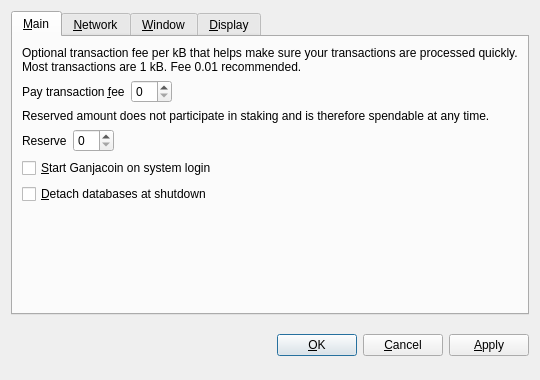
<?xml version="1.0" encoding="UTF-8"?>
<ui version="4.0">
 <class>OptionsDialog</class>
 <widget class="QDialog" name="OptionsDialog">
  <property name="geometry">
   <rect>
    <x>0</x>
    <y>0</y>
    <width>540</width>
    <height>380</height>
   </rect>
  </property>
  <property name="windowTitle">
   <string>Options</string>
  </property>
  <property name="modal">
   <bool>true</bool>
  </property>
  <layout class="QVBoxLayout" name="verticalLayout">
   <item>
    <widget class="QTabWidget" name="tabWidget">
     <property name="tabPosition">
      <enum>QTabWidget::North</enum>
     </property>
     <property name="currentIndex">
      <number>0</number>
     </property>
     <widget class="QWidget" name="tabMain">
      <attribute name="title">
       <string>&amp;Main</string>
      </attribute>
      <layout class="QVBoxLayout" name="verticalLayout_Main">
       <item>
        <widget class="QLabel" name="transactionFeeInfoLabel">
         <property name="text">
          <string>Optional transaction fee per kB that helps make sure your transactions are processed quickly. Most transactions are 1 kB. Fee 0.01 recommended.</string>
         </property>
         <property name="textFormat">
          <enum>Qt::PlainText</enum>
         </property>
         <property name="wordWrap">
          <bool>true</bool>
         </property>
        </widget>
       </item>
       <item>
        <layout class="QHBoxLayout" name="horizontalLayoutFee">
         <item>
          <widget class="QLabel" name="transactionFeeLabel">
           <property name="text">
            <string>Pay transaction &amp;fee</string>
           </property>
           <property name="textFormat">
            <enum>Qt::PlainText</enum>
           </property>
           <property name="buddy">
            <cstring>transactionFee</cstring>
           </property>
          </widget>
         </item>
         <item>
          <widget class="BitcoinAmountField" name="transactionFee"/>
         </item>
         <item>
          <spacer name="horizontalSpacerFee">
           <property name="orientation">
            <enum>Qt::Horizontal</enum>
           </property>
           <property name="sizeHint" stdset="0">
            <size>
             <width>40</width>
             <height>20</height>
            </size>
           </property>
          </spacer>
         </item>
        </layout>
       </item>
       <item>
        <widget class="QLabel" name="reserveBalanceInfoLabel">
         <property name="text">
          <string>Reserved amount does not participate in staking and is therefore spendable at any time.</string>
         </property>
         <property name="textFormat">
          <enum>Qt::PlainText</enum>
         </property>
         <property name="wordWrap">
          <bool>true</bool>
         </property>
        </widget>
       </item>
       <item>
        <layout class="QHBoxLayout" name="horizontalLayoutReserveBalance">
         <item>
          <widget class="QLabel" name="reserveBalanceLabel">
           <property name="text">
            <string>Reserve</string>
           </property>
           <property name="textFormat">
            <enum>Qt::PlainText</enum>
           </property>
           <property name="buddy">
            <cstring>reserveBalance</cstring>
           </property>
          </widget>
         </item>
         <item>
          <widget class="BitcoinAmountField" name="reserveBalance"/>
         </item>
         <item>
          <spacer name="horizontalSpacerReserveBalance">
           <property name="orientation">
            <enum>Qt::Horizontal</enum>
           </property>
           <property name="sizeHint" stdset="0">
            <size>
             <width>40</width>
             <height>20</height>
            </size>
           </property>
          </spacer>
         </item>
        </layout>
       </item>
       <item>
        <widget class="QCheckBox" name="bitcoinAtStartup">
         <property name="toolTip">
          <string>Automatically start Ganjacoin after logging in to the system.</string>
         </property>
         <property name="text">
          <string>&amp;Start Ganjacoin on system login</string>
         </property>
        </widget>
       </item>
       <item>
        <widget class="QCheckBox" name="detachDatabases">
         <property name="toolTip">
          <string>Detach block and address databases at shutdown. This means they can be moved to another data directory, but it slows down shutdown. The wallet is always detached.</string>
         </property>
         <property name="text">
          <string>&amp;Detach databases at shutdown</string>
         </property>
        </widget>
       </item>
       <item>
        <spacer name="verticalSpacer_Main">
         <property name="orientation">
          <enum>Qt::Vertical</enum>
         </property>
         <property name="sizeHint" stdset="0">
          <size>
           <width>20</width>
           <height>40</height>
          </size>
         </property>
        </spacer>
       </item>
      </layout>
     </widget>
     <widget class="QWidget" name="tabNetwork">
      <attribute name="title">
       <string>&amp;Network</string>
      </attribute>
      <layout class="QVBoxLayout" name="verticalLayout_Network">
       <item>
        <widget class="QCheckBox" name="mapPortUpnp">
         <property name="toolTip">
          <string>Automatically open the Ganjacoin client port on the router. This only works when your router supports UPnP and it is enabled.</string>
         </property>
         <property name="text">
          <string>Map port using &amp;UPnP</string>
         </property>
        </widget>
       </item>
       <item>
        <widget class="QCheckBox" name="connectSocks">
         <property name="toolTip">
          <string>Connect to the Ganjacoin network through a SOCKS proxy (e.g. when connecting through Tor).</string>
         </property>
         <property name="text">
          <string>&amp;Connect through SOCKS proxy:</string>
         </property>
        </widget>
       </item>
       <item>
        <layout class="QHBoxLayout" name="horizontalLayout_Network">
         <item>
          <widget class="QLabel" name="proxyIpLabel">
           <property name="text">
            <string>Proxy &amp;IP:</string>
           </property>
           <property name="textFormat">
            <enum>Qt::PlainText</enum>
           </property>
           <property name="buddy">
            <cstring>proxyIp</cstring>
           </property>
          </widget>
         </item>
         <item>
          <widget class="QValidatedLineEdit" name="proxyIp">
           <property name="maximumSize">
            <size>
             <width>140</width>
             <height>16777215</height>
            </size>
           </property>
           <property name="toolTip">
            <string>IP address of the proxy (e.g. 127.0.0.1)</string>
           </property>
          </widget>
         </item>
         <item>
          <widget class="QLabel" name="proxyPortLabel">
           <property name="text">
            <string>&amp;Port:</string>
           </property>
           <property name="textFormat">
            <enum>Qt::PlainText</enum>
           </property>
           <property name="buddy">
            <cstring>proxyPort</cstring>
           </property>
          </widget>
         </item>
         <item>
          <widget class="QLineEdit" name="proxyPort">
           <property name="maximumSize">
            <size>
             <width>55</width>
             <height>16777215</height>
            </size>
           </property>
           <property name="toolTip">
            <string>Port of the proxy (e.g. 9050)</string>
           </property>
          </widget>
         </item>
         <item>
          <widget class="QLabel" name="socksVersionLabel">
           <property name="text">
            <string>SOCKS &amp;Version:</string>
           </property>
           <property name="textFormat">
            <enum>Qt::PlainText</enum>
           </property>
           <property name="buddy">
            <cstring>socksVersion</cstring>
           </property>
          </widget>
         </item>
         <item>
          <widget class="QValueComboBox" name="socksVersion">
           <property name="toolTip">
            <string>SOCKS version of the proxy (e.g. 5)</string>
           </property>
          </widget>
         </item>
         <item>
          <spacer name="horizontalSpacer_Network">
           <property name="orientation">
            <enum>Qt::Horizontal</enum>
           </property>
           <property name="sizeHint" stdset="0">
            <size>
             <width>40</width>
             <height>20</height>
            </size>
           </property>
          </spacer>
         </item>
        </layout>
       </item>
       <item>
        <spacer name="verticalSpacer_Network">
         <property name="orientation">
          <enum>Qt::Vertical</enum>
         </property>
         <property name="sizeHint" stdset="0">
          <size>
           <width>20</width>
           <height>40</height>
          </size>
         </property>
        </spacer>
       </item>
      </layout>
     </widget>
     <widget class="QWidget" name="tabWindow">
      <attribute name="title">
       <string>&amp;Window</string>
      </attribute>
      <layout class="QVBoxLayout" name="verticalLayout_Window">
       <item>
        <widget class="QCheckBox" name="minimizeToTray">
         <property name="toolTip">
          <string>Show only a tray icon after minimizing the window.</string>
         </property>
         <property name="text">
          <string>&amp;Minimize to the tray instead of the taskbar</string>
         </property>
        </widget>
       </item>
       <item>
        <widget class="QCheckBox" name="minimizeOnClose">
         <property name="toolTip">
          <string>Minimize instead of exit the application when the window is closed. When this option is enabled, the application will be closed only after selecting Quit in the menu.</string>
         </property>
         <property name="text">
          <string>M&amp;inimize on close</string>
         </property>
        </widget>
       </item>
       <item>
        <spacer name="verticalSpacer_Window">
         <property name="orientation">
          <enum>Qt::Vertical</enum>
         </property>
         <property name="sizeHint" stdset="0">
          <size>
           <width>20</width>
           <height>40</height>
          </size>
         </property>
        </spacer>
       </item>
      </layout>
     </widget>
     <widget class="QWidget" name="tabDisplay">
      <attribute name="title">
       <string>&amp;Display</string>
      </attribute>
      <layout class="QVBoxLayout" name="verticalLayout_Display">
       <item>
        <layout class="QHBoxLayout" name="horizontalLayout_1_Display">
         <item>
          <widget class="QLabel" name="langLabel">
           <property name="text">
            <string>User Interface &amp;language:</string>
           </property>
           <property name="textFormat">
            <enum>Qt::PlainText</enum>
           </property>
           <property name="buddy">
            <cstring>lang</cstring>
           </property>
          </widget>
         </item>
         <item>
          <widget class="QValueComboBox" name="lang">
           <property name="toolTip">
            <string>The user interface language can be set here. This setting will take effect after restarting Ganjacoin.</string>
           </property>
          </widget>
         </item>
        </layout>
       </item>
       <item>
        <layout class="QHBoxLayout" name="horizontalLayout_2_Display">
         <item>
          <widget class="QLabel" name="unitLabel">
           <property name="text">
            <string>&amp;Unit to show amounts in:</string>
           </property>
           <property name="textFormat">
            <enum>Qt::PlainText</enum>
           </property>
           <property name="buddy">
            <cstring>unit</cstring>
           </property>
          </widget>
         </item>
         <item>
          <widget class="QValueComboBox" name="unit">
           <property name="toolTip">
            <string>Choose the default subdivision unit to show in the interface and when sending coins.</string>
           </property>
          </widget>
         </item>
        </layout>
       </item>
       <item>
        <widget class="QCheckBox" name="displayAddresses">
         <property name="toolTip">
          <string>Whether to show Ganjacoin addresses in the transaction list or not.</string>
         </property>
         <property name="text">
          <string>&amp;Display addresses in transaction list</string>
         </property>
        </widget>
       </item>
       <item>
        <widget class="QCheckBox" name="coinControlFeatures">
         <property name="toolTip">
          <string>Whether to show coin control features or not.</string>
         </property>
         <property name="text">
          <string>Display coin &amp;control features (experts only!)</string>
         </property>
        </widget>
       </item>
       <item>
        <spacer name="verticalSpacer_Display">
         <property name="orientation">
          <enum>Qt::Vertical</enum>
         </property>
         <property name="sizeHint" stdset="0">
          <size>
           <width>20</width>
           <height>40</height>
          </size>
         </property>
        </spacer>
       </item>
      </layout>
     </widget>
    </widget>
   </item>
   <item>
    <layout class="QHBoxLayout" name="horizontalLayout_Buttons">
     <item>
      <spacer name="horizontalSpacer_1">
       <property name="orientation">
        <enum>Qt::Horizontal</enum>
       </property>
       <property name="sizeHint" stdset="0">
        <size>
         <width>40</width>
         <height>48</height>
        </size>
       </property>
      </spacer>
     </item>
     <item>
      <widget class="QLabel" name="statusLabel">
       <property name="font">
        <font>
         <weight>75</weight>
         <bold>true</bold>
        </font>
       </property>
       <property name="text">
        <string/>
       </property>
       <property name="textFormat">
        <enum>Qt::PlainText</enum>
       </property>
       <property name="wordWrap">
        <bool>true</bool>
       </property>
      </widget>
     </item>
     <item>
      <spacer name="horizontalSpacer_2">
       <property name="orientation">
        <enum>Qt::Horizontal</enum>
       </property>
       <property name="sizeHint" stdset="0">
        <size>
         <width>40</width>
         <height>48</height>
        </size>
       </property>
      </spacer>
     </item>
     <item>
      <widget class="QPushButton" name="okButton">
       <property name="text">
        <string>&amp;OK</string>
       </property>
      </widget>
     </item>
     <item>
      <widget class="QPushButton" name="cancelButton">
       <property name="text">
        <string>&amp;Cancel</string>
       </property>
       <property name="autoDefault">
        <bool>false</bool>
       </property>
      </widget>
     </item>
     <item>
      <widget class="QPushButton" name="applyButton">
       <property name="text">
        <string>&amp;Apply</string>
       </property>
       <property name="autoDefault">
        <bool>false</bool>
       </property>
      </widget>
     </item>
    </layout>
   </item>
  </layout>
 </widget>
 <customwidgets>
  <customwidget>
   <class>BitcoinAmountField</class>
   <extends>QSpinBox</extends>
   <header>bitcoinamountfield.h</header>
  </customwidget>
  <customwidget>
   <class>QValueComboBox</class>
   <extends>QComboBox</extends>
   <header>qvaluecombobox.h</header>
  </customwidget>
  <customwidget>
   <class>QValidatedLineEdit</class>
   <extends>QLineEdit</extends>
   <header>qvalidatedlineedit.h</header>
  </customwidget>
 </customwidgets>
 <resources/>
 <connections/>
</ui>
